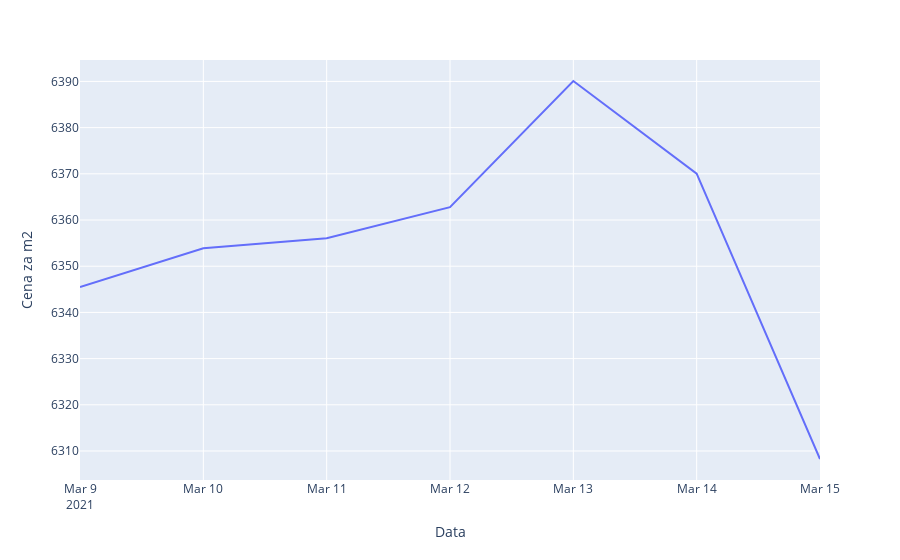

The notebook cell saved with this chart:
### Code cell
from data import calc_avg_price_per_meter_per_day

avg_price_per_meter_per_day = calc_avg_price_per_meter_per_day(data)
fig = go.Figure(data=px.line(avg_price_per_meter_per_day, x="Data", y="Cena za m2"))
fig.show()

### Figure 1 — Plotly figure (JSON) as saved in the notebook; plotly's stock layout.template omitted (floating-point values rounded to 4 significant figures)
{"data": [{"hovertemplate": "Data=%{x}<br>Cena za m2=%{y}<extra></extra>", "legendgroup": "", "line": {"color": "#636efa", "dash": "solid"}, "mode": "lines", "name": "", "orientation": "v", "showlegend": false, "type": "scatter", "x": ["2021-03-09", "2021-03-10", "2021-03-11", "2021-03-12", "2021-03-13", "2021-03-14", "2021-03-15"], "xaxis": "x", "y": [6345.0, 6354.0, 6356.0, 6363.0, 6390.0, 6370.0, 6308.0], "yaxis": "y"}], "layout": {"legend": {"tracegroupgap": 0}, "margin": {"t": 60}, "xaxis": {"anchor": "y", "domain": [0, 1], "title": {"text": "Data"}}, "yaxis": {"anchor": "x", "domain": [0, 1], "title": {"text": "Cena za m2"}}}}
